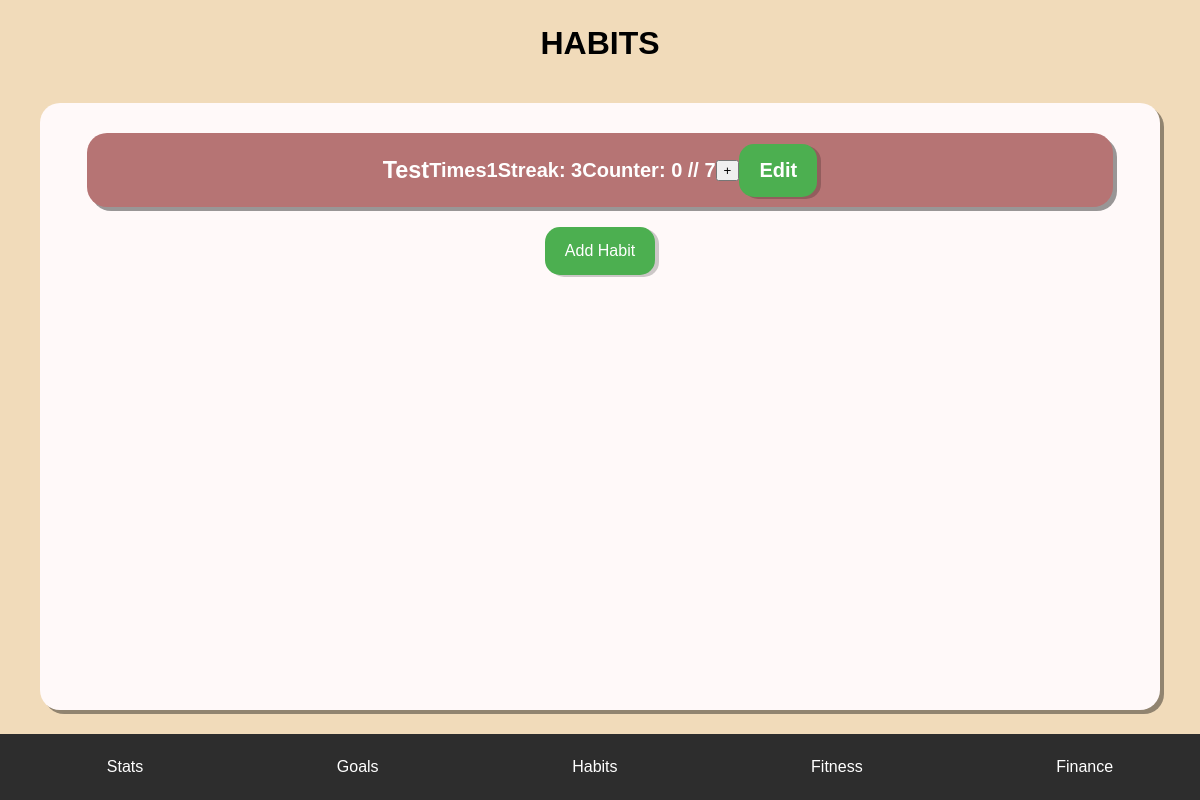
Page /Habit.html on the earlier database version.
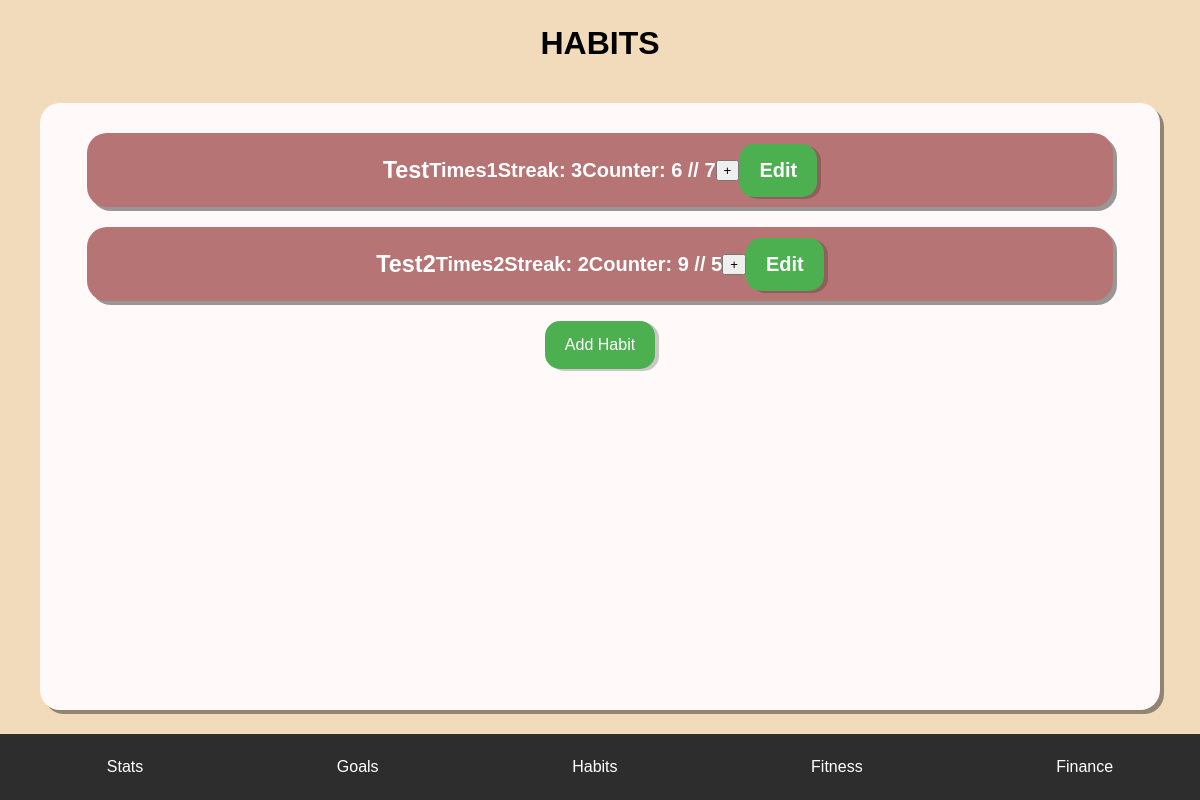
Same page on the later database version.
### tables this page shows
CREATE TABLE habits (
        id INTEGER PRIMARY KEY AUTOINCREMENT,
        Name TEXT NOT NULL,
        Goal INTEGER NOT NULL,
        Increment INTEGER NOT NULL,
        Unit TEXT NOT NULL,
        Progress INTEGER DEFAULT 0,
        Streak INTEGER DEFAULT 0
    );

### app.py (the view)
@app.route('/')
@app.route('/Habit.html')
def home():
    conn = get_db_connection()
    cursor = conn.cursor()
    cursor.execute("SELECT * FROM habits")
    habits = cursor.fetchall()
    habit_data = []
    for habit in habits:
        habit_data.append({
            'id': habit['id'],
            'Name': habit['Name'],
            'Goal': habit['Goal'],
            'Increment': habit['Increment'],
            'Unit': habit['Unit'],
            'Progress': habit['Progress'],
            'Streak': habit['Streak']
        })
    conn.close()
    return render_template('Habit.html', habits=habit_data)

### app.py (called while the page is built)
def get_db_connection():
    conn = sqlite3.connect('Tracker.db')
    conn.row_factory = sqlite3.Row
    return conn

### templates/Habit.html (shortened to what this page needs)
<!DOCTYPE html>
<html lang="en">
<head>
  <link rel="stylesheet" href="/static/styles.css">
</head>
<body>
  <h1>HABITS</h1>
  <div class="tracked-container" id="habit-container">
    {% for habit in habits %}
    <div class="tracked-item">
      <h3>{{ habit['Name'] }} </h3>
      <p>{{ habit['Unit'] }} </p>
      <p>{{ habit['Increment'] }}</p>
      <p>Streak: {{ habit['Streak'] }}</p>
      <p>Counter: <span id="progress-{{ habit['id'] }}">{{ habit['Progress'] }}</span> // {{ habit['Goal'] }}</p>
      <button onclick="incrementCounter({{ habit['id'] }});">+</button>
      <a href="ManageHabit.html?id= {{habit.id}} ">Edit</a>
    </div>
    {% endfor %}
    <a href="AddHabit.html">Add Habit</a>
  </div>
  <nav class="navbar">
      <a href="Stat.html">Stats</a>
      <a href="Goal.html">Goals</a>
      <a href="Habit.html">Habits</a>
      <a href="Fitness.html">Fitness</a>
      <a href="Finance.html">Finance</a>
</body>
</html>

Differences in the rows shown:
changed habits "Test": Progress "0" → "6"
added habits: Name "Test2", Unit "Times", Increment "2", Streak "2", Progress "9", Goal "5"
